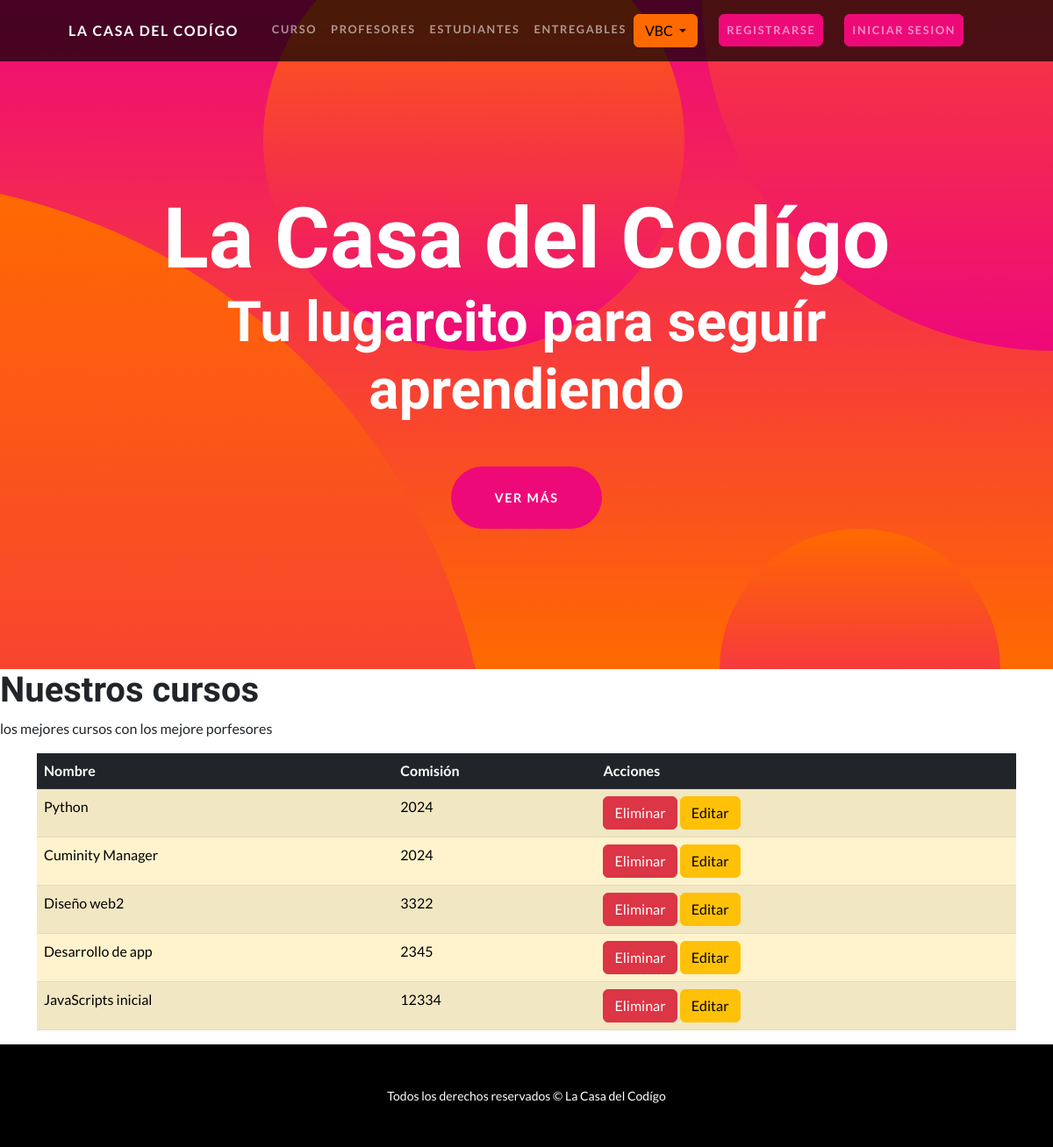
Page /cursos-vbc/ on the committed database.
### AppCoder/models.py (models this page shows, shortened)
class Curso(models.Model):
    nombre = models.CharField(max_length=100)  # Campo string de 100 caracteres
    comision = models.IntegerField()  # Campo entero

### AppCoder/views.py (the view)
# urls.py: path("cursos-vbc/", views.CursoListview.as_view(), name = "cursos-vbc"),
class CursoListview(ListView):
    model = Curso
    context_object_name = "cursos"
    template_name = "AppCoder/vbc/cursos-vbc.html"

### AppCoder/templates/AppCoder/vbc/cursos-vbc.html (shortened to what this page needs)
{% extends "AppCoder/base.html" %}
{% block content %}
    <h1>Nuestros cursos</h1>
    <p>los mejores cursos con los mejore porfesores</p>
    <div class="container">
      <table class="table table-striped">
        <thead>
          <tr class="table-dark">
            <th scope="col">Nombre</th>
            <th scope="col">Comisión</th>
            <th scope="col">Acciones</th>
        </thead>
        <tbody>
          {% for cursos in cursos%}
          <tr class="table-warning">
            <td>{{ cursos.nombre }}</td>
            <td>{{ cursos.comision}}</td>
            <td>
              <a class="btn btn-danger" href="">Eliminar</a>
              <a class="btn btn-warning" href="">Editar</a>
              </td>
            </tr>
          {%endfor%}
        </tbody>
      </table>
    </div>
{% endblock  %}

### rows in the picture
Curso: nombre "Python", comision "2024"
Curso: nombre "Cuminity Manager", comision "2024"
Curso: nombre "Diseño web2", comision "3322"
Curso: nombre "Desarrollo de app", comision "2345"
Curso: nombre "JavaScripts inicial", comision "12334"
